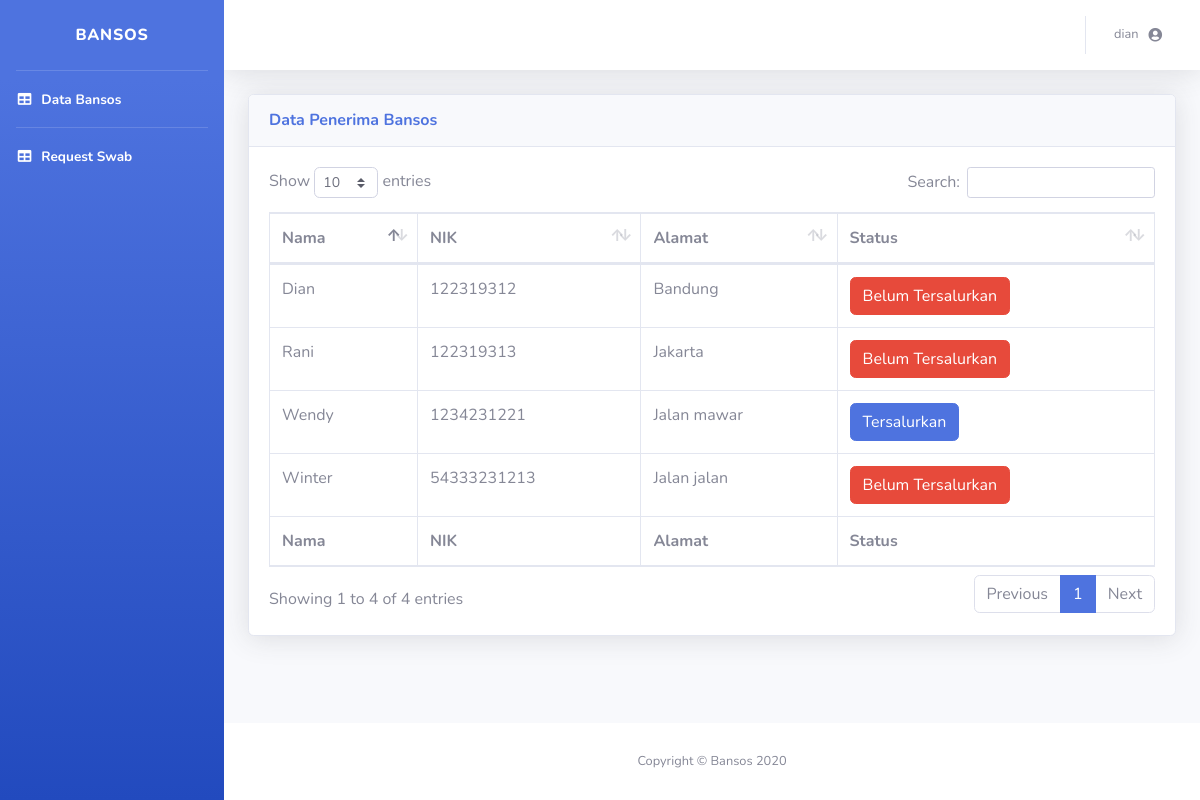
Screenshot of /pages/index.php (signed in) with the database file from the repository.
### tables this page shows
CREATE TABLE `user` (
  `id_user` int(11) NOT NULL,
  `nama` varchar(100) NOT NULL,
  `nik` varchar(50) NOT NULL,
  `alamat` text NOT NULL,
  `no_hp` varchar(20) NOT NULL,
  `email` varchar(100) NOT NULL,
  `password` text NOT NULL,
  `role` enum('rt','warga') NOT NULL
);

CREATE TABLE `databansos` (
  `id_databansos` int(11) NOT NULL,
  `nama` varchar(100) NOT NULL,
  `nik` varchar(20) NOT NULL,
  `alamat` text NOT NULL,
  `status` enum('Tersalurkan','Belum Tersalurkan') NOT NULL
);

### pages/index.php (the view, shortened to what this page needs)
<!DOCTYPE html>
<html lang="en">
<head>
<?php include("header.php"); ?>
</head>
<body id="page-top">
    <div id="wrapper">
        <?php include("sidebar.php"); ?>
        <div id="content-wrapper" class="d-flex flex-column">
            <div id="content">
                <?php include("main-header.php"); ?>
                <div class="container-fluid">
                    <div class="card shadow mb-4">
                        <div class="card-header py-3">
                            <h6 class="m-0 font-weight-bold text-primary">Data Penerima Bansos</h6>
                        </div>
                        <div class="card-body">
                            <div class="table-responsive">
                                <table class="table table-bordered" id="dataTable" width="100%" cellspacing="0">
                                    <thead>
                                        <tr>
                                            <th>Nama</th>
                                            <th>NIK</th>
                                            <th>Alamat</th>
                                            <th>Status</th>
                                        </tr>
                                    </thead>
                                    <tfoot>
                                        <tr>
                                            <th>Nama</th>
                                            <th>NIK</th>
                                            <th>Alamat</th>
                                            <th>Status</th>
                                        </tr>
                                    </tfoot>
                                    <tbody>
                                    <?php
                                        $query2 = "select * from databansos";
                                        $hasil2 = mysqli_query($koneksi,$query2);
                                        while($tampil2=mysqli_fetch_array($hasil2)){
                                    ?>
                                        <tr>
                                            <td><?php echo $tampil2['nama']; ?></td>
                                            <td><?php echo $tampil2['nik']; ?></td>
                                            <td><?php echo $tampil2['alamat']; ?></td>
                                            <td>
                                                <?php
                                                    if($tampil2['status']=="Tersalurkan"){
                                                        echo "<button type='submit' name='' class='btn btn-primary'>".$tampil2['status']."</button>";
                                                    }else{
                                                        echo "<button type='submit' name='' class='btn btn-danger'>".$tampil2['status']."</button>";
                                                    }
                                                ?>
                                            </td>
                                        </tr>
                                    <?php } ?>
                                    </tbody>
                                </table>
                            </div>
                        </div>
                    </div>
                </div>
            </div>
            <?php include("main-footer.php"); ?>
        </div>
    </div>
</body>
</html>

### pages/main-header.php (shortened to what this page needs)
<nav class="navbar navbar-expand navbar-light bg-white topbar mb-4 static-top shadow">
<ul class="navbar-nav ml-auto">
    <li class="nav-item dropdown no-arrow">
        <a class="nav-link dropdown-toggle" href="#" id="userDropdown" role="button"
            data-toggle="dropdown" aria-haspopup="true" aria-expanded="false">
            <span class="mr-2 d-none d-lg-inline text-gray-600 small"><?php echo $tampil['nama']; ?></span>
            <i class="fas fa-user-circle fa-sm fa-fw mr-2 text-gray-600"></i>
        </a>
    </li>
</ul>
</nav>

### rows the page displays
user: nama "dian"
databansos: nama "Dian", nik "122319312", alamat "Bandung", status "Belum Tersalurkan"
databansos: nama "Rani", nik "122319313", alamat "Jakarta", status "Belum Tersalurkan"
databansos: nama "Wendy", nik "1234231221", alamat "Jalan mawar", status "Tersalurkan"
databansos: nama "Winter", nik "54333231213", alamat "Jalan jalan", status "Belum Tersalurkan"
